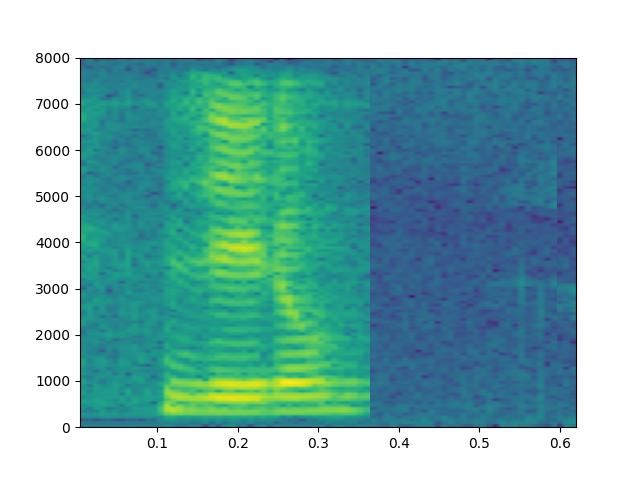
#> input picture processing/img_dataset/0_george_10.jpg, 640 x 480 px, found by its file name; its folder holds 4 pictures in this run
$ python load_data.py
#> lines starting #> are read from the running program, lines starting #| are printed output that depends on the picture
import os
from collections import defaultdict
import numpy as np
from scipy.io.wavfile import read, write
from encoding import preprocess
import matplotlib.pyplot as plt
from PIL import Image

img_width=32
img_length=32

def load_data(root_path, img_path):
    sound_paths = os.listdir(root_path)
    img_paths = os.listdir(img_path)

    if img_paths is False:
        for path in sound_paths:
            sound_path = sounds_path + path
            rate, sound = read(sound_path)
            sound_name = (path.split("."))[0]
            preprocess(sound, 2*rate, sound_name)

    X, y = load_spectrograms(img_paths)
    return np.array(X), np.array(y)


def load_spectrograms(img_path):
    X = []
    y = []
    img_paths = os.listdir(img_path)
    for path in img_paths:
        label = (((path.split("/"))[-1]).split("_"))[0]
        img = np.asarray((Image.open(img_path + "/" + path).convert('L')).resize((img_width, img_length)))
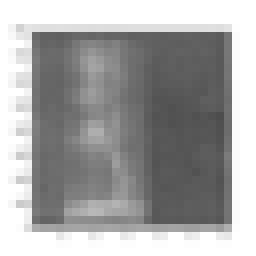
#> img: shape (32, 32) (shown 8 times larger); min 77, max 255, mean 165.6
        X.append(img)
        y.append(int(label))
#> pass 2 of the loop in load_spectrograms, `for path in img_paths:`:
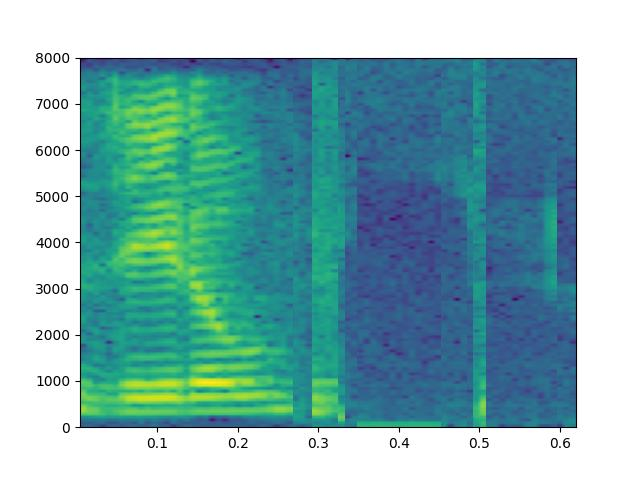
#> input picture processing/img_dataset/0_george_27.jpg, 640 x 480 px, found by its file name
#> in load_spectrograms, `img = np.asarray((Image.open(img_path + "/" + path).convert('L')).resi..`:
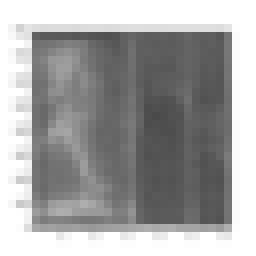
#> img: shape (32, 32) (shown 8 times larger); min 74, max 255, mean 164.1
#> pass 3 of the loop in load_spectrograms, `for path in img_paths:`:
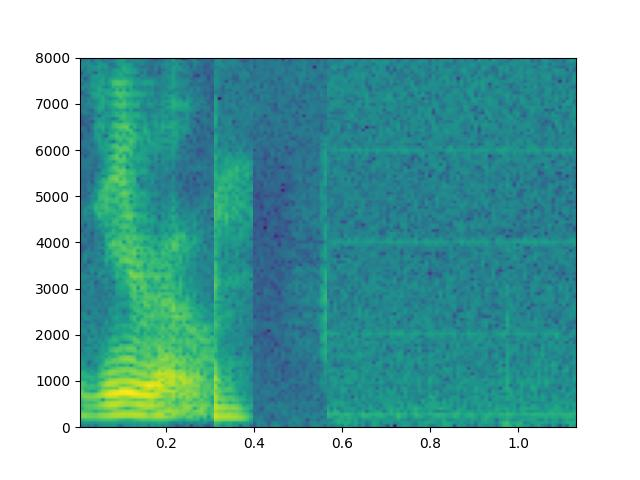
#> input picture processing/img_dataset/0_jackson_15.jpg, 640 x 480 px, found by its file name
#> in load_spectrograms, `img = np.asarray((Image.open(img_path + "/" + path).convert('L')).resi..`:
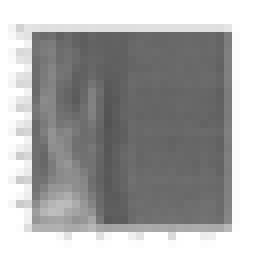
#> img: shape (32, 32) (shown 8 times larger); min 83, max 255, mean 166.2
#> the loop made 4 passes; the first 3 are shown

    return np.expand_dims(np.array(X), axis=-1), np.expand_dims(np.array(y), axis=-1)


def plot_signal_with_spectrogram(sound, fs):
    plt.figure(figsize=(12,12))

    plot_a = plt.subplot(211)
    plt.specgram(sound, NFFT=1024, Fs=fs, noverlap=900)
    plot_a.set_xlabel('sample rate * time')
    plot_a.set_ylabel('energy')

    plot_b = plt.subplot(212)
    plot_b.plot(sound)
    plot_b.set_xlabel('Time')
    plot_b.set_ylabel('Frequency')
    plt.show()


if __name__ == "__main__":
    img_path = "/Users/matt/Documents/Imperial College London/Modules/Applied Machine Learning Group Project/MScAML_group_project/processing/img_dataset"
    X, y = load_spectrograms(img_path)
    print(X)
    print(y)
